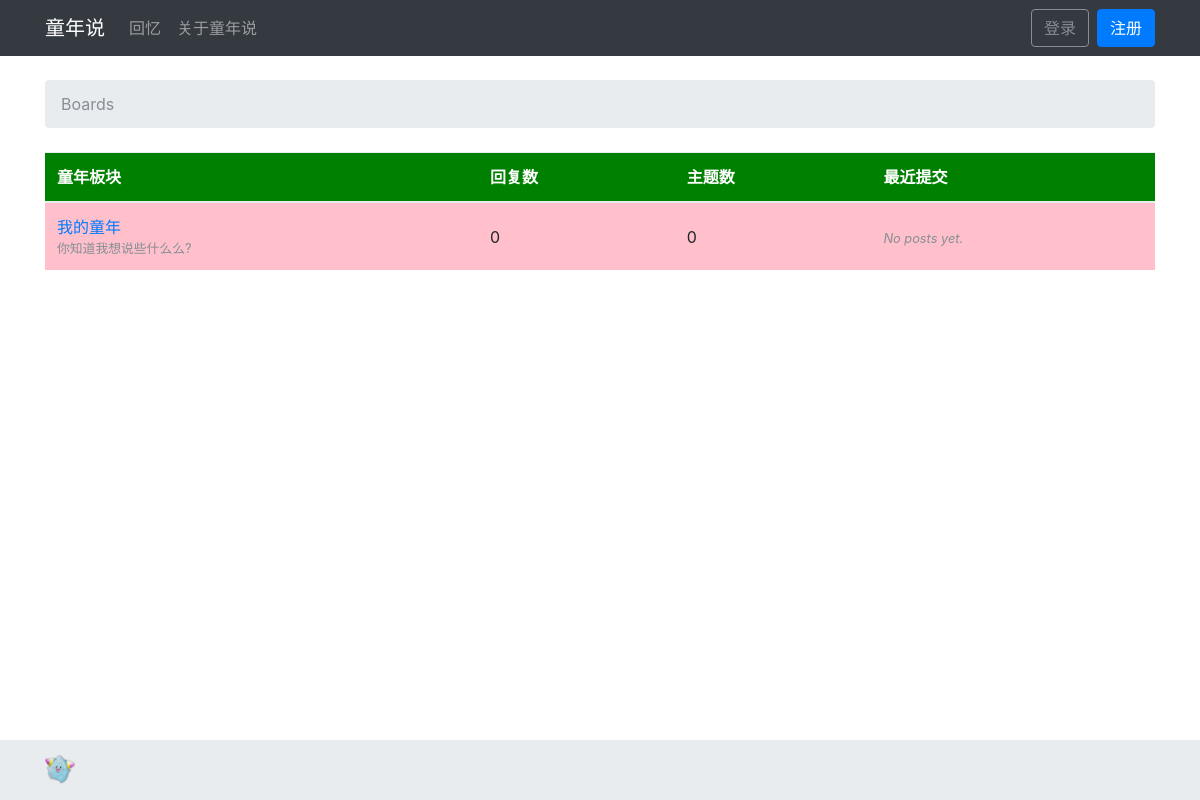
The app's page /, older data.
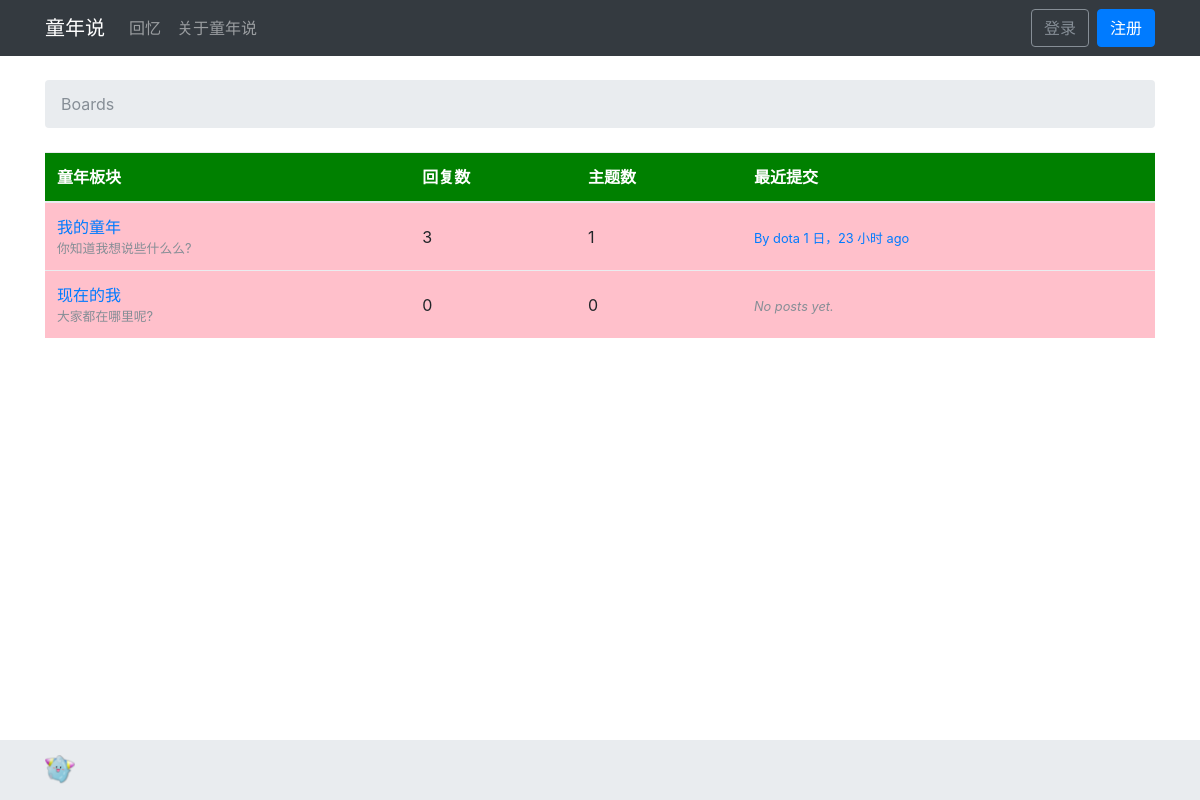
The same page, newer data.
### boards/models.py (models this page shows, shortened)
class Board(models.Model):
    name = models.CharField(max_length=30, unique=True)
    description = models.CharField(max_length=100)
    def get_posts_count(self):
        return Post.objects.filter(topic__board=self).count()
    def get_last_post(self):
        return Post.objects.filter(topic__board=self).order_by('-created_at').first()

class Post(models.Model):
    message = models.TextField(max_length=4000)
    topic = models.ForeignKey(Topic, related_name='posts')
    created_at = models.DateTimeField(auto_now_add=True)
    updated_at = models.DateTimeField(null=True)
    created_by = models.ForeignKey(User, related_name='posts')
    updated_by = models.ForeignKey(User, null=True, related_name='+')

### boards/views.py (the view)
# urls.py: url(r'^$', views.BoardListView.as_view(), name='home'),
class BoardListView(ListView):
    model = Board
    context_object_name = 'boards'
    template_name = 'home.html'

### templates/home.html
{% extends 'base.html' %}
{% load humanize %}
{% block breadcrumb %}
  <li class="breadcrumb-item active">Boards</li>
{% endblock %}
{% block content %}
  <table class="table">
    <thead class="thead-inverse">
			<tr>
        <th style="background-color:green">童年板块</th>
        <th style="background-color:green">回复数</th>
        <th style="background-color:green">主题数</th>
        <th style="background-color:green">最近提交</th>
      </tr>
    </thead>
    <tbody>
      {% for board in boards %}
        <tr>
          <td bgcolor="pink">
            <a href="{% url 'board_topics' board.pk %}">{{ board.name }}</a>
            <small class="text-muted d-block">{{ board.description }}</small>
          </td>
          <td bgcolor="pink" class="align-middle">
            {{ board.get_posts_count }}
          </td>
          <td bgcolor="pink" class="align-middle">
            {{ board.topics.count }}
          </td>
          <td bgcolor="pink" class="align-middle">
            {% with post=board.get_last_post %}
              {% if post %}
                <small>
                  <a href="{% url 'topic_posts' board.pk post.topic.pk %}">
                    By {{ post.created_by.username }} {{ post.created_at|naturaltime }}
                  </a>
                </small>
              {% else %}
                <small class="text-muted">
                  <em>No posts yet.</em>
                </small>
              {% endif %}
            {% endwith %}
          </td>
        </tr>
      {% endfor %}
    </tbody>
  </table>
{% endblock %}

### templates/base.html (shortened to what this page needs)
{% load static %}<!DOCTYPE html>
<html>
  <head>
    <link rel="stylesheet" href="{% static 'css/bootstrap.min.css' %}">
    <link rel="stylesheet" href="{% static 'css/app.css' %}">
  </head>
  <body>
    {% block body %}
      <div class="wrapper">
        <nav class="navbar navbar-expand-sm navbar-dark bg-dark">
          <div class="container">
            <a class="navbar-brand" href="{% url 'home' %}">童年说</a>
            <div class="collapse navbar-collapse" id="mainMenu">
              <ul class="navbar-nav">
                <li class="nav-item">
                  <a class="nav-link" href="{% url 'home' %}">回忆</a>
                </li>
                <li class="nav-item">
                  <a class="nav-link" href="https://www.baidu.com" target="_blank" rel="noopener">关于童年说</a>
                </li>
              </ul>
              {% if user.is_authenticated %}
                <ul class="navbar-nav ml-auto">
                  <li class="nav-item dropdown">
                    <a class="nav-link dropdown-toggle" href="#" id="userMenu" data-toggle="dropdown" aria-haspopup="true" aria-expanded="false">
                      {{ user.username }}
                    </a>
                    <div class="dropdown-menu dropdown-menu-right" aria-labelledby="userMenu">
                      <a class="dropdown-item" href="{% url 'my_account' %}">个人中心</a>
                      <a class="dropdown-item" href="{% url 'password_change' %}">修改密码</a>
                      <div class="dropdown-divider"></div>
                      <a class="dropdown-item" href="{% url 'logout' %}">退出账户</a>
                    </div>
                  </li>
                </ul>
              {% else %}
                <form class="form-inline ml-auto">
                  <a href="{% url 'login' %}" class="btn btn-outline-secondary">登录</a>
                  <a href="{% url 'signup' %}" class="btn btn-primary ml-2">注册</a>
                </form>
              {% endif %}
            </div>
          </div>
        </nav>
        <div class="container">
          <ol class="breadcrumb my-4">
            {% block breadcrumb %}
            {% endblock %}
          </ol>
          {% block content %}
          {% endblock %}
        </div>
        <div class="push"></div>
      </div>
      <footer>
        <div class="container">
          <a href="http://sibt.co/2xhZa6M" rel="nofollow noopener" target="_blank">
            <img src="{% static 'img/tongnianshuo.png' %}" alt="Powered by TongNianShuo" style="height: 30px;">
          </a>
        </div>
      </footer>
    {% endblock body %}
  </body>
</html>

### myproject/static/css/app.css (style rules this page uses)
html, body { height: 100%; }
.navbar-brand { font-family: 'Peralta', cursive; }
.wrapper { position: relative; min-height: 100%; height: auto !important; height: 100%; margin: 0 auto -60px; }
.push { height: 60px; }
footer { height: 60px; padding: 15px 0; background-color: #e9ecef; position: relative; }

Row changes from the older to the newer data that the page shows:
shown differently, row unchanged: Board "我的童年": get_posts_count "0" → "3"; topics.count "0" → "1"; get_last_post.created_by.username (not shown) → "dota"; get_last_post.created_at (not shown) → "1 日，23 小时 ago"; text "No posts yet." → "By"
added Board: name "现在的我", description "大家都在哪里呢?", get_posts_count "0", topics.count "0", shows "No posts yet."
